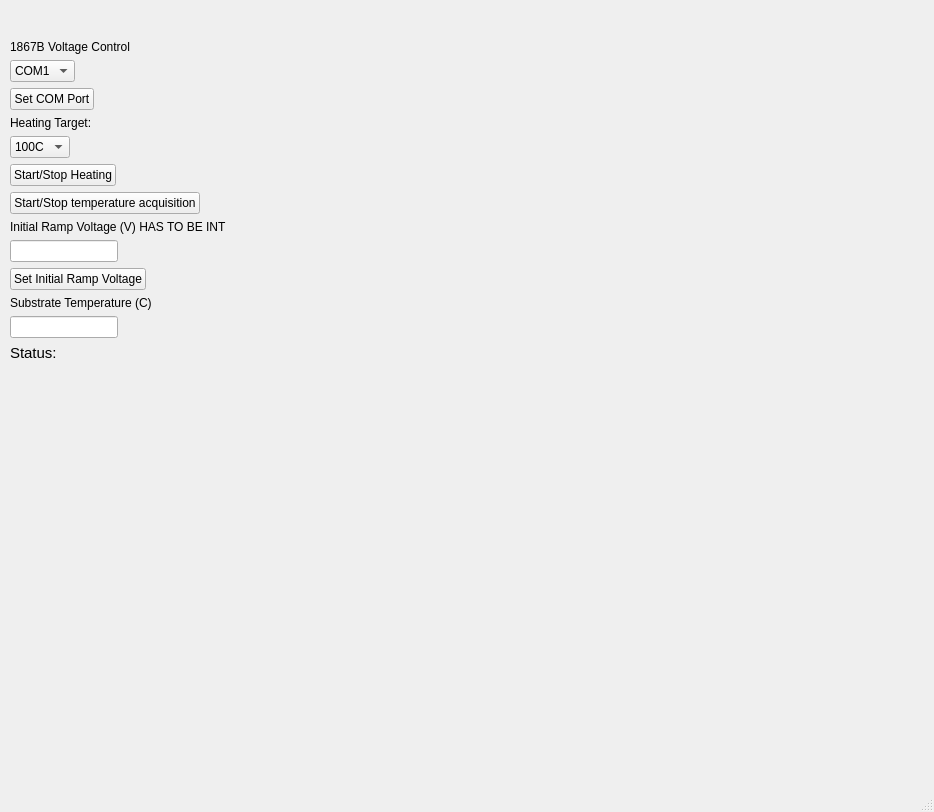
<?xml version="1.0" encoding="UTF-8"?>
<ui version="4.0">
 <class>MainWindow</class>
 <widget class="QMainWindow" name="MainWindow">
  <property name="geometry">
   <rect>
    <x>0</x>
    <y>0</y>
    <width>934</width>
    <height>812</height>
   </rect>
  </property>
  <property name="windowTitle">
   <string>MainWindow</string>
  </property>
  <widget class="QWidget" name="centralwidget">
   <widget class="QWidget" name="layoutWidget">
    <property name="geometry">
     <rect>
      <x>10</x>
      <y>40</y>
      <width>402</width>
      <height>654</height>
     </rect>
    </property>
    <layout class="QFormLayout" name="formLayout">
     <property name="fieldGrowthPolicy">
      <enum>QFormLayout::AllNonFixedFieldsGrow</enum>
     </property>
     <item row="0" column="0">
      <widget class="QLabel" name="VoltageControlPortLabel">
       <property name="text">
        <string>1867B Voltage Control</string>
       </property>
      </widget>
     </item>
     <item row="1" column="0">
      <widget class="QComboBox" name="VoltageControlPortSelection">
       <property name="editable">
        <bool>false</bool>
       </property>
       <property name="currentIndex">
        <number>0</number>
       </property>
       <item>
        <property name="text">
         <string>COM1</string>
        </property>
       </item>
       <item>
        <property name="text">
         <string>COM2</string>
        </property>
       </item>
       <item>
        <property name="text">
         <string>COM3</string>
        </property>
       </item>
       <item>
        <property name="text">
         <string>COM4</string>
        </property>
       </item>
       <item>
        <property name="text">
         <string>COM5</string>
        </property>
       </item>
      </widget>
     </item>
     <item row="2" column="0">
      <widget class="QPushButton" name="SetCOMPortsButton">
       <property name="text">
        <string>Set COM Port</string>
       </property>
      </widget>
     </item>
     <item row="3" column="0">
      <widget class="QLabel" name="HeatingModeLabel">
       <property name="text">
        <string>Heating Target:</string>
       </property>
      </widget>
     </item>
     <item row="4" column="0">
      <widget class="QComboBox" name="HeatingModeSelection">
       <item>
        <property name="text">
         <string>100C</string>
        </property>
       </item>
       <item>
        <property name="text">
         <string>140C</string>
        </property>
       </item>
      </widget>
     </item>
     <item row="5" column="0">
      <widget class="QPushButton" name="StartStopHeatingButton">
       <property name="text">
        <string>Start/Stop Heating</string>
       </property>
      </widget>
     </item>
     <item row="6" column="0">
      <widget class="QPushButton" name="GetTempButton">
       <property name="text">
        <string>Start/Stop temperature acquisition</string>
       </property>
      </widget>
     </item>
     <item row="8" column="0" colspan="2">
      <widget class="QLabel" name="label_14">
       <property name="text">
        <string>Initial Ramp Voltage (V) HAS TO BE INT</string>
       </property>
      </widget>
     </item>
     <item row="9" column="0">
      <widget class="QLineEdit" name="lineEdit"/>
     </item>
     <item row="10" column="0">
      <widget class="QPushButton" name="pushButton">
       <property name="text">
        <string>Set Initial Ramp Voltage</string>
       </property>
      </widget>
     </item>
     <item row="11" column="0">
      <widget class="QLabel" name="label_12">
       <property name="text">
        <string>Substrate Temperature (C)</string>
       </property>
      </widget>
     </item>
     <item row="12" column="0">
      <widget class="QLineEdit" name="PyrometerTemp"/>
     </item>
     <item row="13" column="0">
      <widget class="QLabel" name="label_4">
       <property name="font">
        <font>
         <pointsize>11</pointsize>
        </font>
       </property>
       <property name="text">
        <string>Status:</string>
       </property>
      </widget>
     </item>
    </layout>
   </widget>
  </widget>
  <widget class="QMenuBar" name="menubar">
   <property name="geometry">
    <rect>
     <x>0</x>
     <y>0</y>
     <width>934</width>
     <height>38</height>
    </rect>
   </property>
  </widget>
  <widget class="QStatusBar" name="statusbar"/>
 </widget>
 <resources/>
 <connections/>
</ui>
